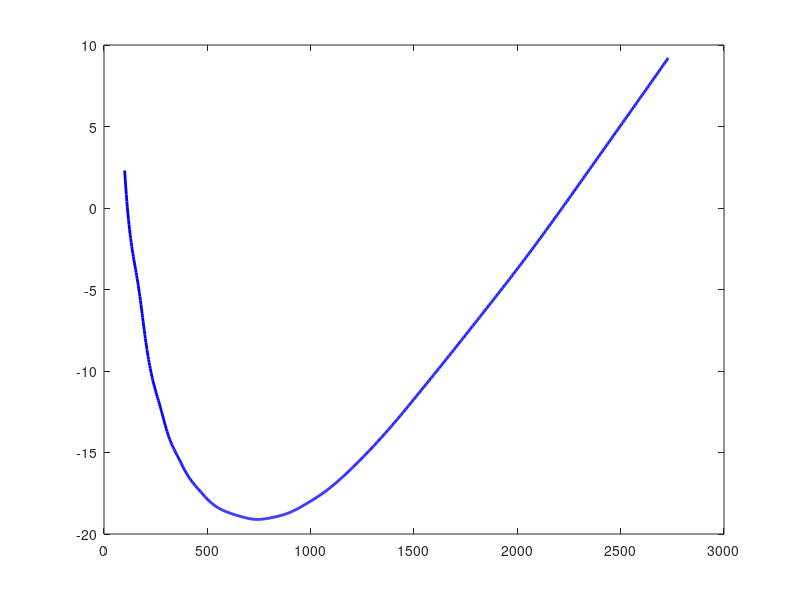

Here is the MATLAB script that generated this plot: (Note: this script raises an error after producing the figure.)
clc; clear; close all;

f = [100 120 145 170 200 235 270 310 355 405 ...
     460 520 585 655 730 810 895 985 1080 1180 ...
     1290 1410 1540 1680 1830 1990 2160 2340 2530 2730];

Z = [152.3 149.1 146.8 144.9 142.0 139.5 137.9 136.1 134.8 133.6 ...
     132.7 131.9 131.4 131.1 130.9 131.0 131.3 131.9 132.7 133.8 ...
     135.2 136.9 138.9 141.1 143.5 146.1 149.0 152.2 155.6 159.2];

Zth = 150;
sp = spline(f,Z);

g = @(x) ppval(sp,x) - Zth;

raiz1 = fzero(g,[100 120]);
raiz2 = fzero(g,[2160 2340]);

fprintf('Raiz 1 = %.4f Hz\n', raiz1);
fprintf('Raiz 2 = %.4f Hz\n', raiz2);

fg = linspace(min(f),max(f),1000);
G = ppval(sp,fg) - Zth;

figure;
plot(fg,G,'b','LineWidth',2);
hold on;
yline(0,'r--');
plot(raiz1,0,'ko','MarkerFaceColor','k');
plot(raiz2,0,'ko','MarkerFaceColor','k');
grid on;
xlabel('Frecuencia f (Hz)');
ylabel('S(f) - 150');
title('Raíces de |Z|(f) - 150');
legend('S(f)-150','Eje cero','Raíces');
